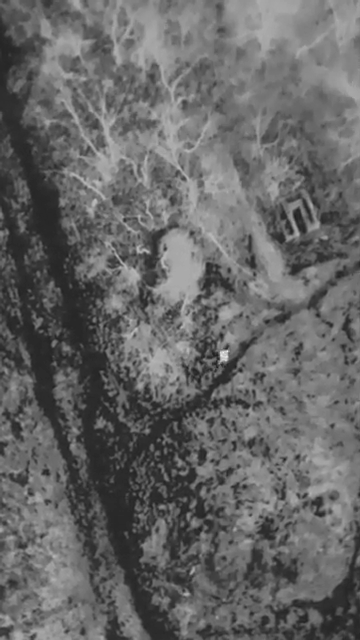
#> input picture frame 120 of data/source.mp4, 360 x 640 px
$ python stitch_preview.py --source /project/data/source.mp4
#> lines starting #> are read from the running program, lines starting #| are printed output that depends on the picture; after the words box and inside, x2 and y2 are one past the last pixel; in counts of white or black regions, pixels touching at a corner belong together
### src/registration.py
"""Global camera-motion estimation via sparse optical flow.

The camera moves, so before MOG2 can isolate the *independently* moving person we
must cancel the global (camera-induced) motion. This module estimates the
frame-to-frame global transform: track Shi-Tomasi corners with Lucas-Kanade and
fit a homography with RANSAC. The homography maps the *current* frame's points to
the *previous* frame's coordinates; chaining these maps any frame back to a
reference (see motion_detector.CompensatedMOG2Detector).

Homography (8-DOF) is used because the camera pans/rotates; it models a planar
scene or pure rotation exactly. Residual error under camera translation in a 3-D
scene (parallax) is a documented limitation of the global-motion assumption.
"""

from __future__ import annotations

from dataclasses import dataclass

import cv2
import numpy as np


@dataclass
class MotionResult:
    H: np.ndarray        # 3x3, maps current-frame points -> previous-frame coords
    n_inliers: int       # RANSAC inliers fed to the fit
    n_matches: int       # tracked point correspondences fed to RANSAC
    ok: bool = True      # False => fell back to identity (failure / discontinuity
                         #          such as a hard zoom or cut). Callers should
                         #          RE-ANCHOR, not apply the identity transform.


_IDENTITY = np.eye(3, dtype=np.float64)


class GlobalMotionEstimator:
    """Estimate the inter-frame global motion homography (current -> previous)."""

    def __init__(
        self,
        max_corners: int = 600,
        quality_level: float = 0.01,
        min_distance: int = 7,
        block_size: int = 7,
        lk_win: int = 21,
        lk_levels: int = 3,
        ransac_thresh: float = 3.0,
        min_inliers: int = 25,
        model: str = "homography",
    ) -> None:
        # model: "homography" (8-DOF, can shear) or "similarity" (4-DOF: translation
        # + rotation + uniform scale). For a nadir (straight-down) drone over ~flat
        # ground the inter-frame motion IS a similarity; using it stops shear from
        # accumulating into the map so footprints stay 90-degree rectangles.
        self.model = model
        self.feature_params = dict(
            maxCorners=max_corners,
            qualityLevel=quality_level,
            minDistance=min_distance,
            blockSize=block_size,
        )
        self.lk_params = dict(
            winSize=(lk_win, lk_win),
            maxLevel=lk_levels,
            criteria=(cv2.TERM_CRITERIA_EPS | cv2.TERM_CRITERIA_COUNT, 30, 0.01),
        )
        self.ransac_thresh = ransac_thresh
        self.min_inliers = min_inliers

    def estimate(self, prev_gray: np.ndarray, cur_gray: np.ndarray) -> MotionResult:
        """Return the homography mapping cur_gray points to prev_gray coords.

        On failure (too few features/matches/inliers) returns identity with
        n_inliers=0 so the caller can re-anchor the reference.
        """
        prev_pts = cv2.goodFeaturesToTrack(prev_gray, mask=None, **self.feature_params)
        if prev_pts is None or len(prev_pts) < 4:
            return MotionResult(_IDENTITY.copy(), 0, 0, ok=False)

        cur_pts, status, err = cv2.calcOpticalFlowPyrLK(
            prev_gray, cur_gray, prev_pts, None, **self.lk_params
        )
        if cur_pts is None or status is None:
            return MotionResult(_IDENTITY.copy(), 0, 0, ok=False)

        good = status.ravel() == 1
        p_prev = prev_pts[good].reshape(-1, 2)
        p_cur = cur_pts[good].reshape(-1, 2)
        n_matches = len(p_cur)
        if n_matches < 4:
            return MotionResult(_IDENTITY.copy(), 0, n_matches, ok=False)

        # Map current -> previous so cumulative product warps current -> reference.
        if self.model == "similarity":
            M, mask = cv2.estimateAffinePartial2D(p_cur, p_prev, method=cv2.RANSAC,
                                                  ransacReprojThreshold=self.ransac_thresh)
            H = np.vstack([M, [0, 0, 1]]) if M is not None else None
        else:
            H, mask = cv2.findHomography(p_cur, p_prev, cv2.RANSAC, self.ransac_thresh)
        if H is None:
            return MotionResult(_IDENTITY.copy(), 0, n_matches, ok=False)

        n_inliers = int(mask.sum()) if mask is not None else 0
        # Too few inliers => a discontinuity the small-motion model can't bridge
        # (e.g. the ~7x zoom at frame 647): the fit collapses onto the static
        # zoom-centre points and would wrongly read as identity. Flag, don't trust.
        if n_inliers < self.min_inliers:
            return MotionResult(_IDENTITY.copy(), n_inliers, n_matches, ok=False)

        return MotionResult(H.astype(np.float64), n_inliers, n_matches, ok=True)

### src/stitch_preview.py
"""Visualise ONLY the homography registration / stitching — no MOG2, no tracking.

Builds the panorama mosaic: every frame is warped into a common coordinate via
the cumulative frame-to-frame homography and composited, so you watch the scene
stitch together as the camera moves.

The chain re-anchors (starts a fresh mosaic segment) whenever registration
reports a discontinuity it cannot bridge — a hard zoom (e.g. the ~7x jump at
frame 647), a scene cut, or panning off the canvas. Without this, one bad link
(mis-read as identity) corrupts the whole mosaic from that point on.

Output panels: [ raw frame | current mosaic segment, current frame outlined ].

  python3 src/stitch_preview.py --source /project/data/source.mp4
"""

from __future__ import annotations

import argparse
import sys
from pathlib import Path

import cv2
import numpy as np

sys.path.insert(0, str(Path(__file__).parent))
from registration import GlobalMotionEstimator


def parse_args() -> argparse.Namespace:
    p = argparse.ArgumentParser(description="Stitching-only preview (mosaic) with re-anchor.")
    p.add_argument("--source", default="/project/data/source.mp4")
    p.add_argument("--output", default="output/stitch_only.mp4")
    p.add_argument("--max-frames", type=int, default=None)
    p.add_argument("--margin-frac", type=float, default=0.6,
                   help="Canvas padding each side (fraction of frame size).")
    p.add_argument("--min-inliers", type=int, default=25)
    p.add_argument("--panel-h", type=int, default=640)
    p.add_argument("--no-reanchor", action="store_true",
                   help="Disable all re-anchoring: pure cumulative chaining into one "
                        "fixed canvas (content that pans out is clipped).")
    return p.parse_args()


def main() -> None:
    args = parse_args()
    cap = cv2.VideoCapture(args.source)
    fps = cap.get(cv2.CAP_PROP_FPS) or 30.0
    w = int(cap.get(cv2.CAP_PROP_FRAME_WIDTH))
    h = int(cap.get(cv2.CAP_PROP_FRAME_HEIGHT))

    ox, oy = int(args.margin_frac * w), int(args.margin_frac * h)
    cw, ch = w + 2 * ox, h + 2 * oy
    offset = np.array([[1, 0, ox], [0, 1, oy], [0, 0, 1]], np.float64)
    est = GlobalMotionEstimator(min_inliers=args.min_inliers)

    ph = args.panel_h
    raw_w = int(w * ph / h)
    mos_w = int(cw * ph / ch)
    Path(args.output).parent.mkdir(parents=True, exist_ok=True)
    writer = cv2.VideoWriter(args.output, cv2.VideoWriter_fourcc(*"mp4v"),
                             fps, (raw_w + mos_w, ph))

    quad0 = np.float32([[0, 0], [w, 0], [w, h], [0, h]]).reshape(-1, 1, 2)

    def overflow(H):
        c = cv2.perspectiveTransform(quad0, H).reshape(-1, 2)
        return (c[:, 0].min() < 0 or c[:, 0].max() > cw
                or c[:, 1].min() < 0 or c[:, 1].max() > ch)

    mosaic = np.zeros((ch, cw, 3), np.uint8)
    H_cum = offset.copy()
    prev = None
    seg = 0
    flash = 0  # frames to keep the RE-ANCHOR banner up
    idx = 0
    n_reanchor = 0

    while True:
        ok, f = cap.read()
#> f is the input picture: shape (640, 360, 3); min 30, max 237, mean 102.2
        if not ok or (args.max_frames and idx >= args.max_frames):
            break
        g = cv2.cvtColor(f, cv2.COLOR_BGR2GRAY)

        reason = ""
        if prev is None:
            reason = "init"
        elif args.no_reanchor:
            # Pure chaining: always accept the estimate (identity on failure),
            # never reset. Lets the raw drift / corruption show.
            H_cum = H_cum @ est.estimate(prev, g).H
        else:
            res = est.estimate(prev, g)
            cand = H_cum @ res.H
            if not res.ok:
                reason = f"discontinuity (inliers={res.n_inliers})"
            elif overflow(cand):
                reason = "canvas overflow"
            else:
                H_cum = cand

        if reason and prev is not None and not args.no_reanchor:
            seg += 1
            n_reanchor += 1
            flash = 12
            mosaic[:] = 0
            H_cum = offset.copy()
            print(f"[f{idx}] re-anchor: {reason} -> new mosaic segment #{seg}")

        warped = cv2.warpPerspective(f, H_cum, (cw, ch))
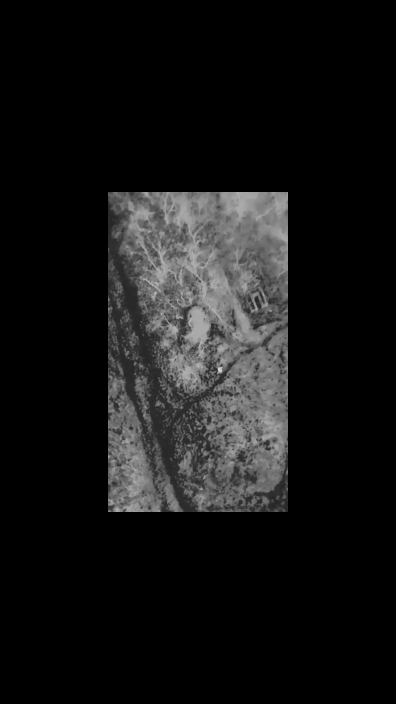
#> warped: shape (1408, 792, 3) (shown at 1/2 size); min 0, max 237, mean 21.1
        mask = cv2.warpPerspective(np.full((h, w), 255, np.uint8), H_cum, (cw, ch)) > 0
        mosaic[mask] = warped[mask]

        view = mosaic.copy()
        quad = cv2.perspectiveTransform(quad0, H_cum).astype(np.int32)
        cv2.polylines(view, [quad], True, (0, 255, 0), 3)
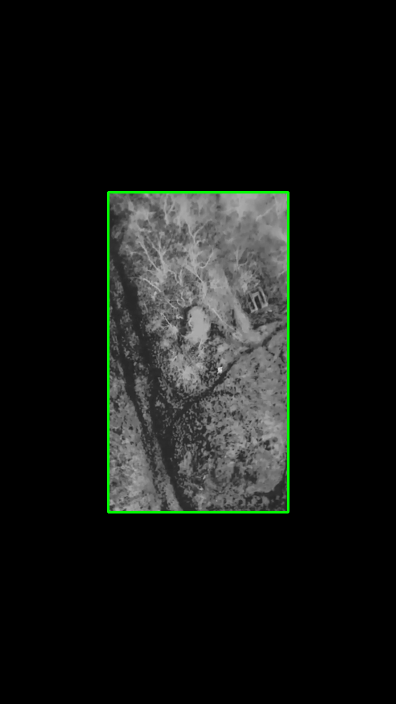
#> view: shape (1408, 792, 3) (shown at 1/2 size); 0.9% of pixels changed, all inside (x1, y1, x2, y2) = (214, 382, 579, 1027)
        if flash > 0:
            cv2.putText(view, "RE-ANCHOR", (10, 40),
                        cv2.FONT_HERSHEY_SIMPLEX, 1.0, (0, 0, 255), 3)
            flash -= 1

        raw = cv2.resize(f, (raw_w, ph))
        cv2.putText(raw, f"f{idx} seg{seg}", (6, 22),
                    cv2.FONT_HERSHEY_SIMPLEX, 0.7, (0, 255, 0), 2)
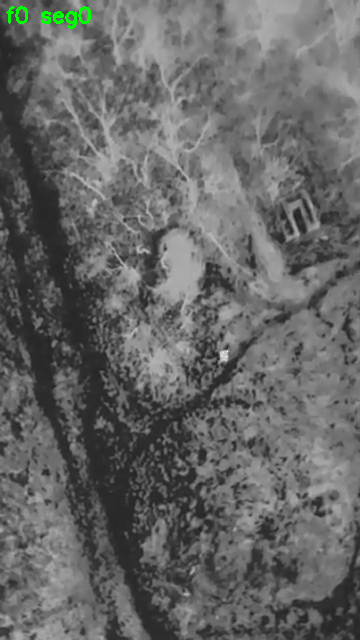
#> raw: shape (640, 360, 3); 0.28% of pixels changed, all inside (x1, y1, x2, y2) = (6, 6, 91, 29)
        writer.write(np.hstack([raw, cv2.resize(view, (mos_w, ph))]))

        prev = g
        idx += 1

    cap.release()
    writer.release()
    print(f"\nFrames: {idx} | mosaic segments: {seg + 1} | re-anchors: {n_reanchor}")
    print(f"Output: {args.output}  ({raw_w + mos_w}x{ph})")


if __name__ == "__main__":
    main()

$ run again, starting later in the video
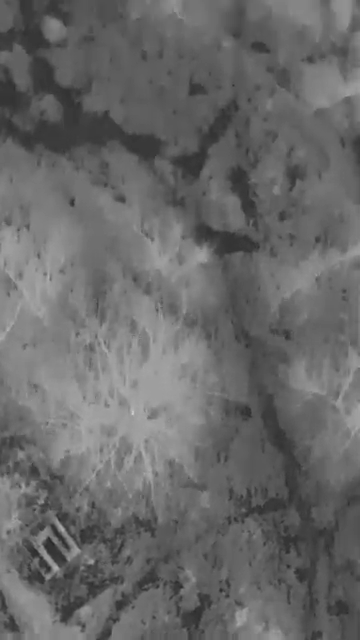
#> input picture frame 540 of data/source.mp4, 360 x 640 px
#> in main, f is the input picture: shape (640, 360, 3); min 38, max 206, mean 104.5
#> in main, `cv2.polylines(view, [quad], True, (0, 255, 0), 3)`:
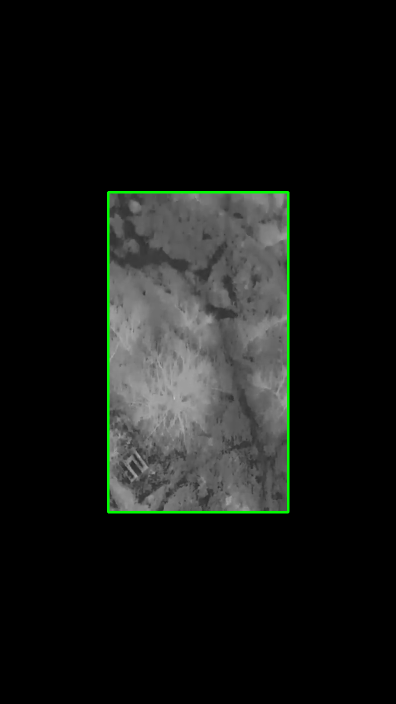
#> view: shape (1408, 792, 3) (shown at 1/2 size); mean B, G, R 21.1, 23.4, 21.1
#> in main, `cv2.putText(raw, f"f{idx} seg{seg}", (6, 22), cv2.FONT_HERSHEY_SIMPLEX..`:
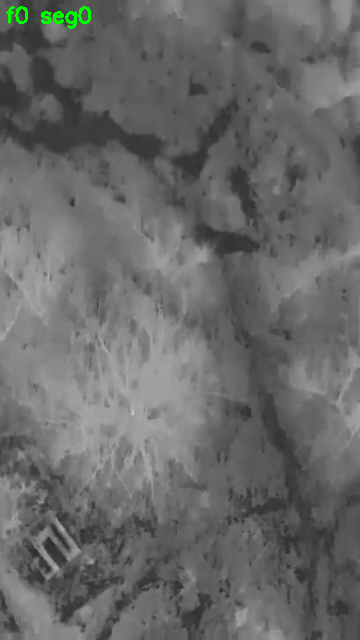
#> raw: shape (640, 360, 3); 0.28% of pixels changed, all inside (x1, y1, x2, y2) = (6, 6, 91, 29)

$ run again, starting later in the video
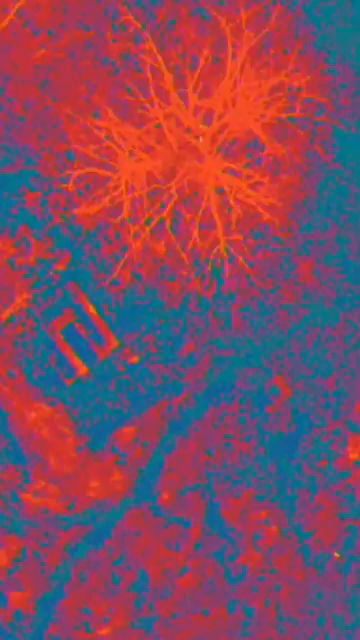
#> input picture frame 960 of data/source.mp4, 360 x 640 px
#> in main, f is the input picture: shape (640, 360, 3); mean B, G, R 95.6, 73.7, 130.6
#> in main, `cv2.polylines(view, [quad], True, (0, 255, 0), 3)`:
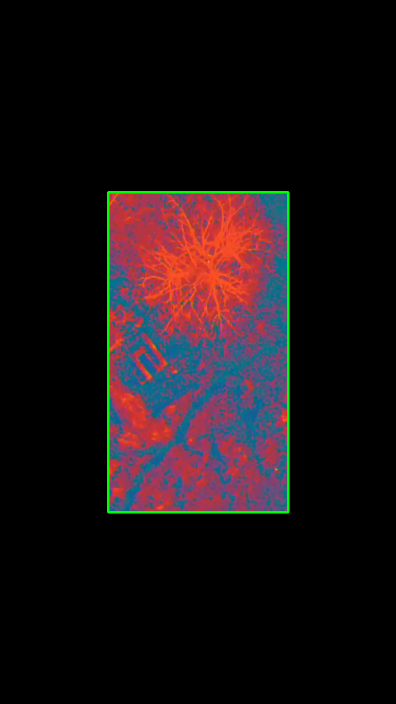
#> view: shape (1408, 792, 3) (shown at 1/2 size); mean B, G, R 19.3, 17.2, 26.5
#> in main, `cv2.putText(raw, f"f{idx} seg{seg}", (6, 22), cv2.FONT_HERSHEY_SIMPLEX..`:
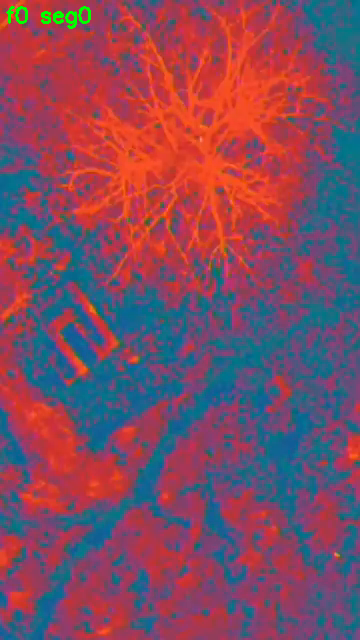
#> raw: shape (640, 360, 3); 0.28% of pixels changed, all inside (x1, y1, x2, y2) = (6, 6, 91, 29)
